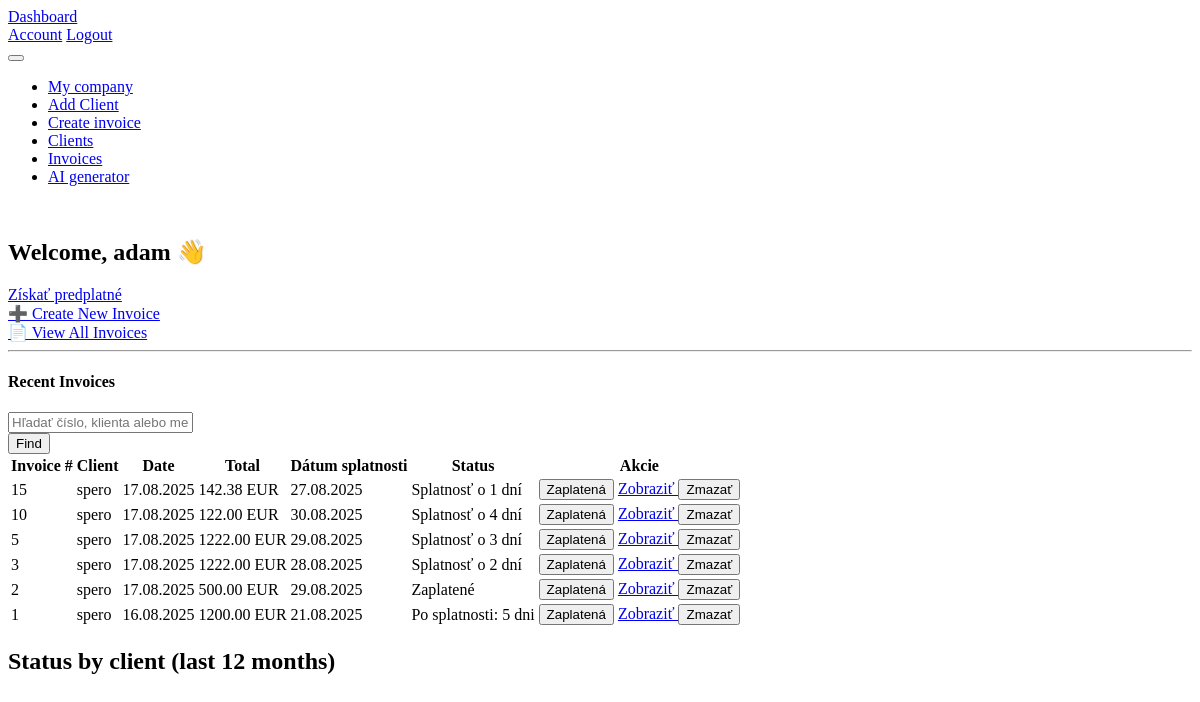
The app's page /dashboard (signed in) with its own data.
### models.py (models this page shows, shortened)
class User(db.Model,UserMixin):
    __tablename__ = 'users'
    id = db.Column(db.Integer, primary_key=True)
    email = db.Column(db.String(120), unique=True, nullable=False)
    username = db.Column(db.String(50), unique=True, nullable=False)
    password_hash = db.Column(db.String(128), nullable=False)
    is_paid = db.Column(db.Boolean, default=False)
    stripe_customer_id = db.Column(db.String(100), nullable=True)

class Invoice(db.Model):
        __tablename__ = 'invoices'
        __table_args__ = (
        db.UniqueConstraint('user_id', 'invoice_number', name='uq_user_invoice'),
        )
        id = db.Column(db.Integer, primary_key=True)
        invoice_number = db.Column(db.String(50), nullable=False)
        date = db.Column(db.Date, nullable=False)
        due_date = db.Column(db.Date, nullable=False)
        user_id = db.Column(db.Integer, db.ForeignKey('users.id'), nullable=False)
        user = db.relationship('User', backref=db.backref('invoices', lazy=True))
        currency = db.Column(db.String(10), nullable=False)
        total_cost = db.Column(db.Float, nullable=False)  # Total cost calculated as quantity
        vat_rate = db.Column(db.Float, nullable=True, default=0.0)  # VAT rate in percentage
        client_id = db.Column(db.Integer, db.ForeignKey('clients.id'), nullable=False)
        company_id = db.Column(db.Integer, db.ForeignKey('companies.id'), nullable=False)  # Foreign key to the company
        company= db.relationship('Company', backref=db.backref('invoices', lazy=True))
        client = db.relationship('Client', backref=db.backref('invoices', lazy=True))
        items = db.relationship("InvoiceItem", back_populates="invoice", cascade="all, delete-orphan")
        created_at = db.Column(db.DateTime, default=datetime.now(timezone.utc))  # Timestamp when the invoice was created
        status = db.Column(db.Enum(InvoiceStatus, name="invoicestatus",
                           native_enum=False, validate_strings=True), nullable=False, default=InvoiceStatus.unpaid)
        pdf_path = db.Column(db.String(255), nullable=True)
        payment_method = db.Column(db.Enum(PaymentMethod, name="paymentmethod",
                                   native_enum=False, validate_strings=True), nullable=False, default=PaymentMethod.bank_transfer)
        @hybrid_property
        def is_overdue(self):
            return self.status == InvoiceStatus.unpaid and date.today() > self.due_date
        @hybrid_property
        def days_overdue(self):
            return (date.today() - self.due_date).days if self.is_overdue else 0
        @hybrid_property
        def days_until_due(self):
            return (self.due_date - date.today()).days if self.status == InvoiceStatus.unpaid else 0

class Client(db.Model):
        __tablename__ = 'clients'
        id = db.Column(db.Integer, primary_key=True)
        name = db.Column(db.String(100), nullable=False)
        ico = db.Column(db.String(20), nullable=False)
        dic = db.Column(db.String(20), nullable=False)
        street = db.Column(db.String(100), nullable=False)
        user_id = db.Column(db.Integer, db.ForeignKey('users.id'), nullable=False)
        user = db.relationship('User', backref=db.backref('clients', lazy=True))
        city = db.Column(db.String(50), nullable=False)
        zip_code = db.Column(db.String(20), nullable=False)
        country = db.Column(db.String(50), nullable=False)
        email = db.Column(db.String(100), nullable=False)
        phone = db.Column(db.String(20), nullable=False)
        iban = db.Column(db.String(34), nullable=False)
        bic = db.Column(db.String(11), nullable=False)
        is_vat_payer = db.Column(db.Boolean, default=False)
        ic_dph = db.Column(db.String(20), nullable=True)  # Optional field for VAT ID if the client is a VAT payer

### routes.py (the view, shortened to what this page needs)
@main.route('/dashboard')
@login_required
def dashboard():
    q = (request.args.get('q') or '').strip()
    query = (Invoice.query
             .join(Client, Client.id == Invoice.client_id)
             .filter(Invoice.user_id == current_user.id))
    invoices = (query
                .order_by(Invoice.date.desc(), Invoice.id.desc())
                .limit(10)             # <-- max 10
                .all())
    return render_template('dashboard.html',
                           invoices=invoices,
                           q=q,
                           InvoiceStatus=InvoiceStatus)

### templates/dashboard.html (shortened to what this page needs)
{% extends "base.html" %}
{% block content %}
<div class="container mt-5">
  <h2>Welcome, {{ current_user.username }} 👋</h2>
<a href="{{ url_for('main.create_checkout_session') }}" class="btn btn-success">Získať predplatné</a>
  <div class="row mt-4">
    <div class="col-md-6">
      <a href="{{ url_for('main.add_invoice') }}" class="btn btn-primary btn-lg w-100 mb-3">
        ➕ Create New Invoice
      </a>
    </div>
    <div class="col-md-6">
      <a href="{{ url_for('main.list_invoices') }}" class="btn btn-outline-secondary btn-lg w-100 mb-3">
        📄 View All Invoices
      </a>
    </div>
  </div>
  <hr>
  <h4 class="mt-4">Recent Invoices</h4>
<form method="get" class="row g-2 align-items-center mb-2">
  <div class="col-auto">
    <input type="text" class="form-control" name="q" placeholder="Hľadať číslo, klienta alebo menu" value="{{ q or '' }}">
  </div>
  <div class="col-auto">
    <button class="btn btn-primary" type="submit">Find</button>
  </div>
</form>
{% if invoices %}
  <div class="table-responsive" style="max-height:420px; overflow-y:auto;">
    <table class="table table-striped table-hover mb-0 table-sticky">
      <thead>
        <tr>
          <th>Invoice #</th>
          <th>Client</th>
          <th>Date</th>
          <th>Total</th>
          <th>Dátum splatnosti</th>
          <th>Status</th>
          <th>Akcie</th>
        </tr>
      </thead>
      <tbody>
        {% for invoice in invoices %}
        <tr>
          <td>{{ invoice.invoice_number }}</td>
          <td>{{ invoice.client.name }}</td>
          <td>{{ invoice.date.strftime('%d.%m.%Y') }}</td>
          <td>{{ "%.2f"|format(invoice.total_cost) }} {{ invoice.currency }}</td>
          <td>{{ invoice.due_date.strftime('%d.%m.%Y') }}</td>
          <td>
            {% if invoice.status == InvoiceStatus.paid %}
              <span class="badge bg-success">Zaplatené</span>
            {% elif invoice.is_overdue %}
              <span class="badge bg-danger">Po splatnosti: {{ invoice.days_overdue }} dni</span>
            {% else %}
              <span class="badge bg-warning">Splatnosť o {{ invoice.days_until_due }} dní</span>
            {% endif %}
          </td>
         <td class="text-nowrap">
          <form method="POST" action="{{ url_for('main.mark_invoice_paid', id=invoice.id) }}" style="display:inline;">
            <button type="submit" class="btn btn-sm btn-primary">
               Zaplatená
            </button>
          </form>
            <a href="{{ url_for('main.view_invoice', invoice_id=invoice.id) }}" class="btn btn-sm btn-primary">
               Zobraziť
            </a>
            <form method="POST" action="{{ url_for('main.delete_invoice', invoice_id=invoice.id) }}" style="display:inline;">
              <button type="submit" class="btn btn-sm btn-danger"
                onclick="return confirm('Ste si istý, že chcete zmazať túto faktúru?');">
                 Zmazať
              </button>
            </form>
          </td>
        </tr>
        {% endfor %}
      </tbody>
    </table>
  </div>
{% else %}
  <div class="text-muted">Žiadne faktúry.</div>
{% endif %}
<h2>Status by client (last 12 months)</h2>
<div id="statusByClientWrap">
</div>
</div>
{% endblock %}

### templates/base.html (style rules this page uses)
body { background: var(--tblr-bg-surface); }

### templates/dashboard.html (style rules this page uses)
.table-sticky thead th { position: sticky; top: 0; z-index: 1; background-color: var(--bs-body-bg, #fff); }

### records on screen
User: username "adam"
Invoice: invoice_number "15", client.name "spero", date "17.08.2025", total_cost "142.38", currency "EUR", due_date "27.08.2025", days_until_due "1"
Invoice: invoice_number "10", client.name "spero", date "17.08.2025", total_cost "122.00", currency "EUR", due_date "30.08.2025", days_until_due "4"
Invoice: invoice_number "5", client.name "spero", date "17.08.2025", total_cost "1222.00", currency "EUR", due_date "29.08.2025", days_until_due "3"
Invoice: invoice_number "3", client.name "spero", date "17.08.2025", total_cost "1222.00", currency "EUR", due_date "28.08.2025", days_until_due "2"
Invoice: invoice_number "2", client.name "spero", date "17.08.2025", total_cost "500.00", currency "EUR", due_date "29.08.2025", status "Zaplatené"
Invoice: invoice_number "1", client.name "spero", date "16.08.2025", total_cost "1200.00", currency "EUR", due_date "21.08.2025", days_overdue "5"
